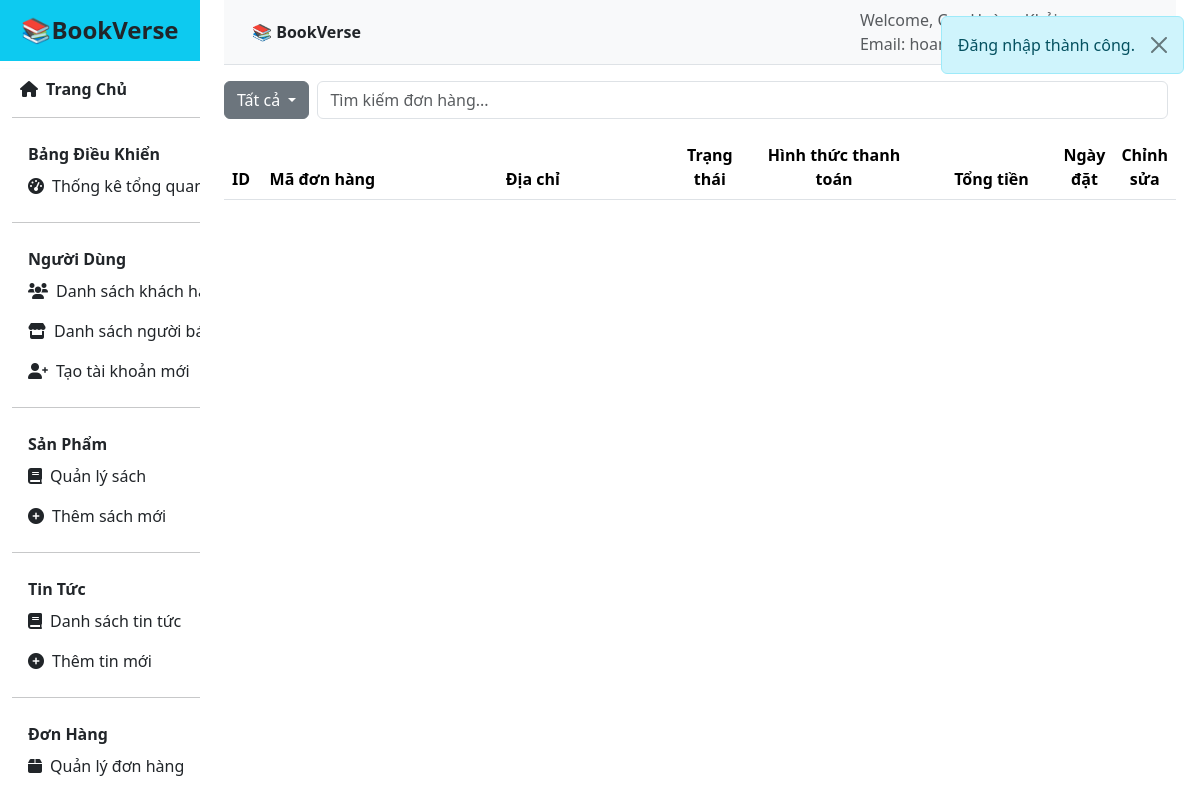
Page /admin/orders_list (signed in) on the earlier database version.
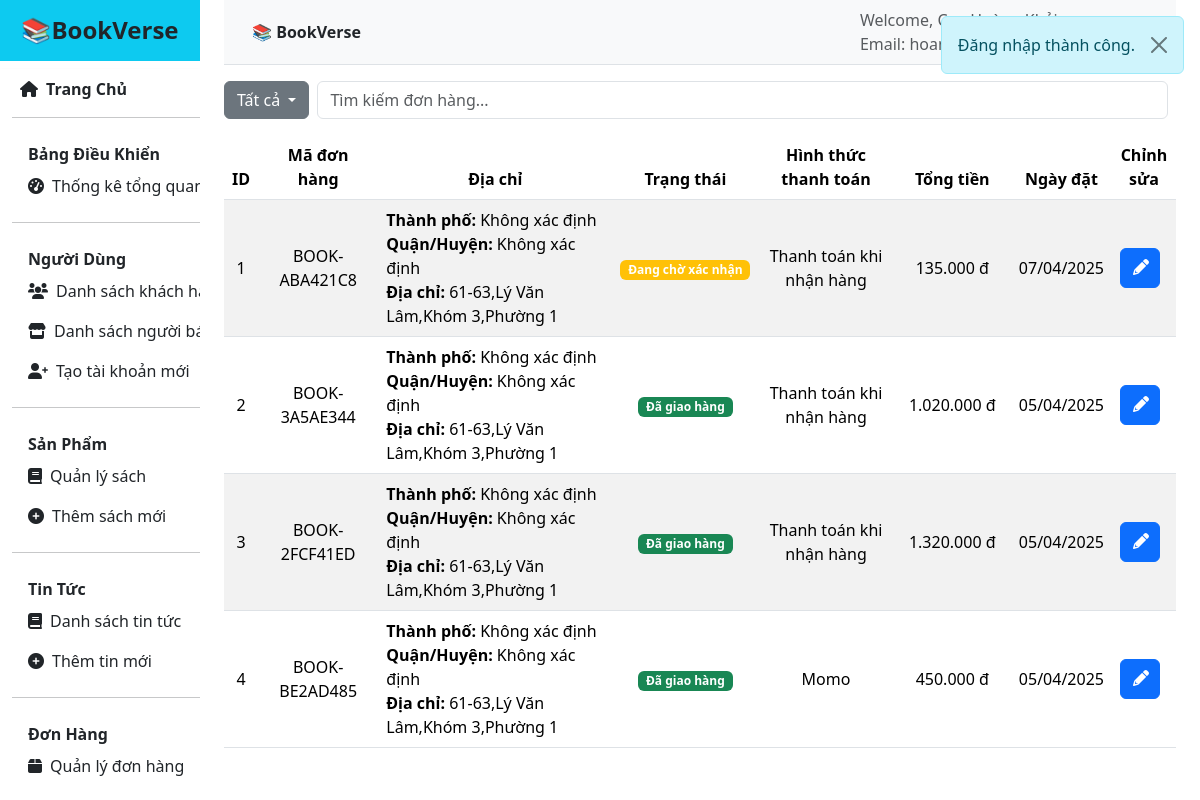
Same page on the later database version.
### tables this page shows
CREATE TABLE `order` (
  `Order_id` int(11) NOT NULL AUTO_INCREMENT,
  `User_id` int(11) DEFAULT NULL,
  `Full_Name` varchar(255) DEFAULT NULL,
  `Phone_Number` varchar(15) DEFAULT NULL,
  `Email` varchar(100) DEFAULT NULL,
  `Address` int(11) DEFAULT NULL,
  `Note` text DEFAULT NULL,
  `Status` int(1) DEFAULT 1,
  `PaymentMethod_id` int(11) DEFAULT NULL,
  `Sum` decimal(10,2) DEFAULT NULL,
  `Order_date` date DEFAULT NULL,
  `Item_code` varchar(20) NOT NULL,
  `Payment_Status` int(1) NOT NULL DEFAULT 0,
  PRIMARY KEY (`Order_id`),
  KEY `FK_Order_Status` (`Status`),
  KEY `FK_PaymentMethod` (`PaymentMethod_id`),
  KEY `fk_user_id` (`User_id`),
  KEY `fk_order_userlocation` (`Address`),
  CONSTRAINT `FK_Order_Status` FOREIGN KEY (`Status`) REFERENCES `orderstatus` (`Status_id`),
  CONSTRAINT `FK_PaymentMethod` FOREIGN KEY (`PaymentMethod_id`) REFERENCES `paymentmethods` (`PaymentMethod_id`),
  CONSTRAINT `fk_order_userlocation` FOREIGN KEY (`Address`) REFERENCES `userlocation` (`id`) ON DELETE CASCADE ON UPDATE CASCADE,
  CONSTRAINT `fk_user_id` FOREIGN KEY (`User_id`) REFERENCES `user` (`User_id`) ON DELETE CASCADE ON UPDATE CASCADE
);

CREATE TABLE `userlocation` (
  `id` int(11) NOT NULL AUTO_INCREMENT,
  `User_id` int(11) NOT NULL,
  `City` int(11) NOT NULL,
  `District` int(11) NOT NULL,
  `Address` varchar(255) NOT NULL,
  `Status` int(11) NOT NULL DEFAULT 1,
  PRIMARY KEY (`id`),
  KEY `fk_userlocation_user` (`User_id`),
  CONSTRAINT `fk_userlocation_user` FOREIGN KEY (`User_id`) REFERENCES `user` (`User_id`) ON DELETE CASCADE ON UPDATE CASCADE
);

CREATE TABLE `orderstatus` (
  `Status_id` int(11) NOT NULL,
  `Status_name` varchar(50) DEFAULT NULL,
  PRIMARY KEY (`Status_id`)
);

CREATE TABLE `paymentmethods` (
  `PaymentMethod_id` int(11) NOT NULL,
  `PaymentMethod_name` varchar(50) DEFAULT NULL,
  PRIMARY KEY (`PaymentMethod_id`)
);

### src/controllers/admin.php (called while the page is built, shortened)
<?php
class Admin extends Controller
{
    private $OrderModel;
    public function __construct()
    {
        $this->OrderModel = $this->model("OrderModel");
    }
    function orders_list()
    {
        $Orders = $this->OrderModel->getOrders();
        $this->view("main_layout", [
            "Title" => "Danh sách Đơn Hàng",
            "Page" => "admin/order/order_list",
            "Script" => ["orders/orders"],
            "Orders" => $Orders,
            "OrdersStatus" => $this->OrderModel->getOrderStatus(),
        ]);
    }
}
?>

### src/core/App.php (called while the page is built, shortened)
<?php
class App
{
    protected $action = "default";
    function __construct()
    {
        $arr = $this->UrlProcess();
        if (!empty($arr) && file_exists("./src/controllers/" . $arr[0] . ".php")) {
            unset($arr[0]);
        } else {
            $this->setErrorController();
        }
        $this->controller = new $this->controller;
        if (isset($arr[1]) && method_exists($this->controller, $arr[1])) {
            $this->action = $arr[1];
            unset($arr[1]);
        } elseif (isset($arr[1])) {
            array_unshift($arr, $arr[1]);
            $this->action = "default";
            unset($arr[1]);
        }
        $this->params = array_values($arr) ?: [];
        try {
            call_user_func_array([$this->controller, $this->action], $this->params);
        } catch (ArgumentCountError $e) {
            $this->setErrorController();
            call_user_func_array([$this->controller, "default"], []);
        }
    }
    function UrlProcess()
    {
        if (isset($_GET["url"])) {
            $url = filter_var(trim($_GET["url"], "/"));
            $segments = explode("/", $url);
            $filteredSegments = [];
            foreach ($segments as $segment) {
                if (empty($filteredSegments) || end($filteredSegments) !== $segment) {
                    $filteredSegments[] = $segment;
                }
            }
            return $filteredSegments;
        }
        return [];
    }
}

### index.php (called while the page is built, shortened)
<?php
$myApp = new App();
?>

### src/views/inc/config.php (called while the page is built, shortened)
<?php
$admin_links = [
    [
        'label_parent' => 'Bảng Điều Khiển',
        'children' => [
            [
                'icon' => 'fas fa-tachometer-alt',
                'label' => 'Thống kê tổng quan',
                'url' => APP_PATH . '/admin/dashboard',
            ],
        ]
    ],
    [
        'label_parent' => 'Người Dùng',
        'children' => [
            [
                'icon' => 'fas fa-users',
                'label' => 'Danh sách khách hàng',
                'url' => APP_PATH . '/admin/users_list',
            ],
            [
                'icon' => 'fas fa-store',
                'label' => 'Danh sách người bán',
                'url' => APP_PATH . '/admin/sellers_list',
            ],
            [
                'icon' => 'fas fa-user-plus',
                'label' => 'Tạo tài khoản mới',
                'url' => APP_PATH . '/admin/add_user',
            ],
        ],
    ],
    [
        'label_parent' => 'Sản Phẩm',
        'children' => [
            [
                'icon' => 'fas fa-book',
                'label' => 'Quản lý sách',
                'url' => APP_PATH . '/admin/products_list',
            ],
            [
                'icon' => 'fas fa-plus-circle',
                'label' => 'Thêm sách mới',
                'url' => APP_PATH . '/admin/add_product',
            ],
        ]
    ],
    [
        'label_parent' => 'Tin Tức',
        'children' => [
            [
                'icon' => 'fas fa-book',
                'label' => 'Danh sách tin tức',
                'url' => APP_PATH . '/admin/news_list',
            ],
            [
                'icon' => 'fas fa-plus-circle',
                'label' => 'Thêm tin mới',
                'url' => APP_PATH . '/admin/add_news',
            ],
        ]
    ],
    [
        'label_parent' => 'Đơn Hàng',
        'children' => [
            [
                'icon' => 'fas fa-box',
                'label' => 'Quản lý đơn hàng',
                'url' => APP_PATH . '/admin/orders_list',
            ],
        ]
    ],
    [
        'label_parent' => 'Tác Giả',
        'children' => [
            [
                'icon' => 'fas fa-pencil-alt',
                'label' => 'Danh sách tác giả',
                'url' => APP_PATH . '/admin/authors_list',
            ],
            [
                'icon' => 'fas fa-user-plus',
                'label' => 'Thêm tác giả mới',
                'url' => APP_PATH . '/admin/add_author',
            ],
        ]
    ],
];
?>

### src/core/DB.php (called while the page is built, shortened)
<?php
include __DIR__ . "/../../config.php";
class DB
{
    protected $servername = host_name;
    protected $username = db_user;
    protected $password = db_password;
    protected $dbname = db_name;
    function __construct()
    {
        $this->conn = mysqli_connect($this->servername, $this->username, $this->password, $this->dbname);
    }
}
?>

### src/models/OrderModel.php (called while the page is built, shortened)
<?php
class OrderModel extends DB
{
    public function getOrders()
    {
        $sql = "SELECT
            o.Order_id,
            o.User_id,
            o.Full_Name AS Order_Name,
            o.Phone_Number,
            o.Email,
            o.Address,
            o.Note,
            o.Item_code,
            o.Status AS Order_Status,
            os.Status_name AS Status_Name,
            o.PaymentMethod_id,
            pm.PaymentMethod_name,
            o.Sum,
            o.Order_date,
            u.Full_Name AS User_Name,
            u.Phone_Number AS User_Phone,
            u.Email AS User_Email,
            ul.City AS City_Code,
            ul.District AS District_Code,
            ul.Address AS User_Location_Address
        FROM `order` o
        LEFT JOIN `user` u ON o.User_id = u.User_id
        LEFT JOIN `orderstatus` os ON o.Status = os.Status_id
        LEFT JOIN `paymentmethods` pm ON o.PaymentMethod_id = pm.PaymentMethod_id
        LEFT JOIN `userlocation` ul ON o.Address = ul.id
        ORDER BY o.Order_id DESC";
        $result = $this->conn->query($sql);
        if ($result->num_rows > 0) {
            $orders = [];
            while ($row = $result->fetch_assoc()) {
                $orders[] = $row;
            }
            return $orders;
        } else {
            return [];
        }
    }
}
?>

### src/views/pages/admin/order/order_list.php (the view, shortened to what the changed rows need)
<table class="table table-striped">
    <thead>
        <tr>
            <th scope="col" class="col">ID</th>
            <th scope="col" class="col-2 text-center">Mã đơn hàng</th>
            <th scope="col" class="col-5 text-center">Địa chỉ</th>
            <th scope="col" class="col text-center">Trạng thái</th>
            <th scope="col" class="col-3 text-center">Hình thức thanh toán</th>
            <th scope="col" class="col-2 text-center">Tổng tiền</th>
            <th scope="col" class="col-1 text-center">Ngày đặt</th>
            <th scope="col" class="col-1 text-center">Chỉnh sửa</th>
        </tr>
    </thead>
    <tbody id="bookTable">
        <?php
        $counter = 1;
        foreach ($data["Orders"] as $orders): ?>
            <tr class="order-row" data-status="<?= $orders["Status_Name"] ?>">
                <td class="text-center align-middle"><?= $counter++ ?></td>
                <td class="text-center align-middle"><?= $orders["Item_code"] ?> </td>
                <td class="text-start align-middle">
                    <strong>Thành phố: </strong><?= $orders["City_Order"] ?><br>
                    <strong>Quận/Huyện: </strong><?= $orders["District_Order"] ?><br>
                    <strong>Địa chỉ: </strong><?= $orders["User_Location_Address"] ?>
                </td>
                <td class="text-center align-middle">
                    <?php
                    $statusColors = [
                        1 => 'bg-warning',
                        2 => 'bg-primary',
                        3 => 'bg-info',
                        4 => 'bg-success',
                        5 => 'bg-secondary',
                        6 => 'bg-danger',
                        7 => 'bg-dark',
                    ];
                    $badgeClass = isset($statusColors[$orders['Order_Status']]) ? $statusColors[$orders['Order_Status']] : 'bg-secondary';
                    ?>
                    <span class="badge <?= $badgeClass ?>">
                        <?= $orders['Status_Name'] ?>
                    </span>
                </td>
                <td class="text-center align-middle"><?= $orders["PaymentMethod_name"] ?></td>
                <td class="text-center align-middle"><?= number_format($orders["Sum"], 0, ',', '.') ?> đ</td>
                <td class="text-center align-middle"><?= !empty($orders['Order_date']) ? date("d/m/Y", strtotime($orders['Order_date'])) : 'Không có dữ liệu'; ?></td>
                <td class="text-center align-middle">
                    <div class="d-flex justify-content-center">
                        <a href="<?= APP_PATH ?>/admin/order_detail/<?= $orders["Order_id"]; ?>"
                            class="btn btn-primary me-2" style="width: 40px; height: 40px;">
                            <i class="fa fa-pencil"></i>
                        </a>
                    </div>
                </td>
            </tr>
        <?php endforeach; ?>
    </tbody>
</table>

### src/views/inc/navbar.php (shortened to what the changed rows need)
<?php
include('config.php');
$current_role = $_SESSION['user_Info'][2] ?? null;
$menu = match ($current_role) {
    0 => $user_links,
    1 => $seller_links,
    2 => $admin_links,
    default => []
};
?>
<link rel="stylesheet" href="https://cdnjs.cloudflare.com/ajax/libs/font-awesome/6.0.0/css/all.min.css">
<link rel="stylesheet" href="https://cdn.jsdelivr.net/npm/bootstrap@5.3.3/dist/css/bootstrap.min.css">
<div class="row">
    <nav class="bg-white shadow-sm d-flex flex-column">
        <ul class="nav flex-column">
            <?php foreach ($menu as $group): ?>
                <li class="nav-item mb-0 px-3 mt-2">
                    <span class="fw-bold text-dark"><?= $group['label_parent'] ?></span>
                </li>
                <?php foreach ($group['children'] as $item): ?>
                    <li class="nav-item">
                        <a class="nav-link d-flex align-items-center text-dark text-nowrap py-2 px-3 rounded"
                           href="<?= $item['url'] ?>">
                            <i class="<?= $item['icon'] ?> me-2"></i> <?= $item['label'] ?>
                        </a>
                    </li>
                <?php endforeach; ?>
                <li class="nav-item">
                    <hr class="my-3">
                </li>
            <?php endforeach; ?>
        </ul>
    </nav>
</div>

Differences in the rows shown:
added order: Item_code "BOOK-ABA421C8", City_Order "Không xác định", District_Order "Không xác định", Address.Address "61-63,Lý Văn Lâm,Khóm 3,Phường 1", Status.Status_name "Đang chờ xác nhận", PaymentMethod.PaymentMethod_name "Thanh toán khi nhận hàng", Sum "135.000", Order_date "07/04/2025", $orders["Order_id"] 4 (drawn)
added order: Item_code "BOOK-3A5AE344", City_Order "Không xác định", District_Order "Không xác định", Address.Address "61-63,Lý Văn Lâm,Khóm 3,Phường 1", Status.Status_name "Đã giao hàng", PaymentMethod.PaymentMethod_name "Thanh toán khi nhận hàng", Sum "1.020.000", Order_date "05/04/2025"
added order: Item_code "BOOK-2FCF41ED", City_Order "Không xác định", District_Order "Không xác định", Address.Address "61-63,Lý Văn Lâm,Khóm 3,Phường 1", Status.Status_name "Đã giao hàng", PaymentMethod.PaymentMethod_name "Thanh toán khi nhận hàng", Sum "1.320.000", Order_date "05/04/2025"
added order: Item_code "BOOK-BE2AD485", City_Order "Không xác định", District_Order "Không xác định", Address.Address "61-63,Lý Văn Lâm,Khóm 3,Phường 1", Status.Status_name "Đã giao hàng", PaymentMethod.PaymentMethod_name "Momo", Sum "450.000", Order_date "05/04/2025"
